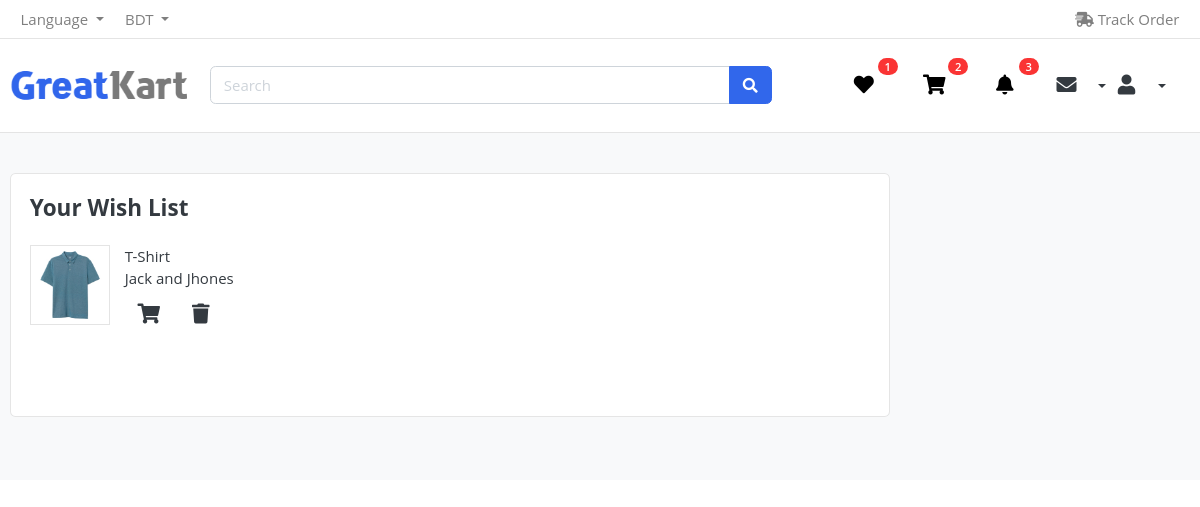
The app's page /cart/view-wish-list/ (signed in), older data.
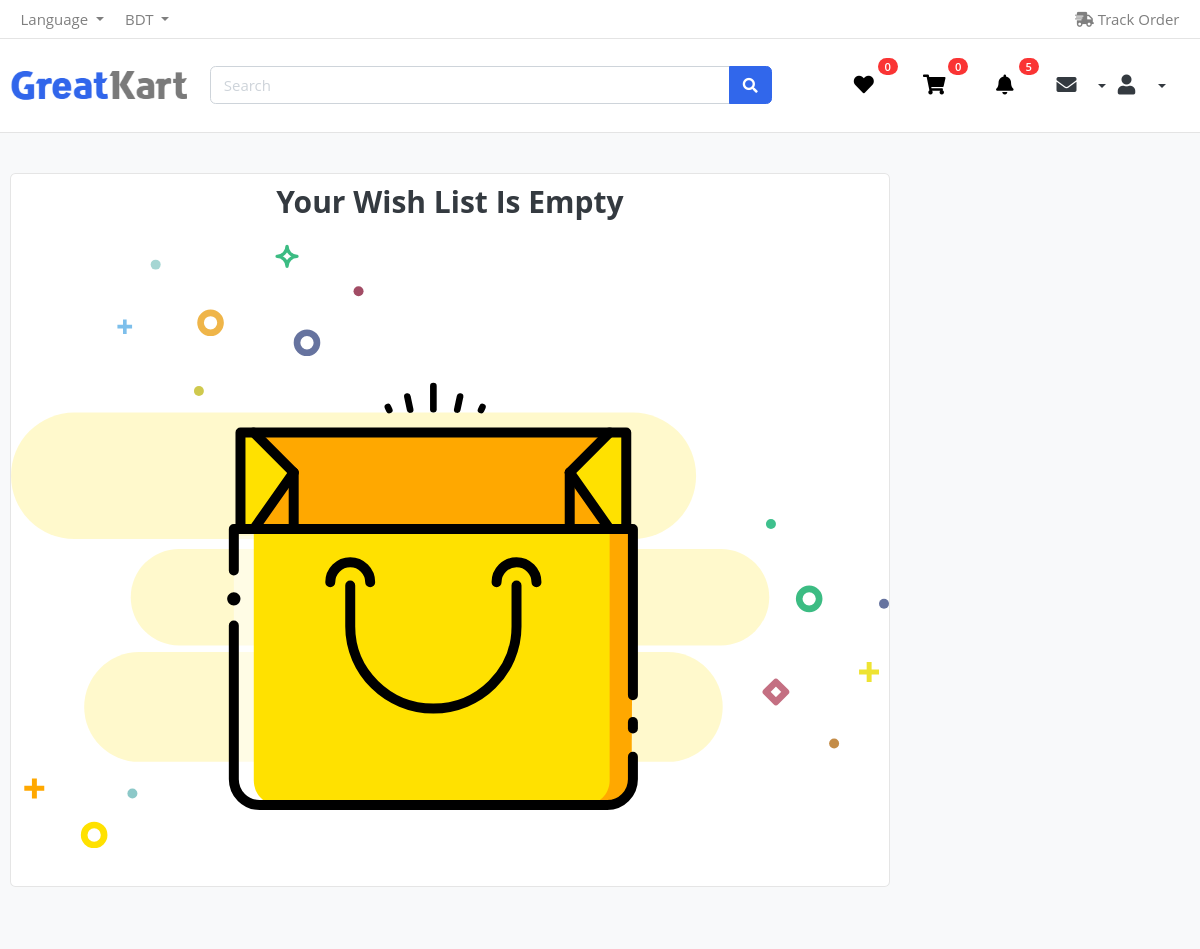
The same page, newer data.
### user_auth/models/user.py (models this page shows, shortened)
class User(AbstractBaseUser, PermissionsMixin):
    ADMIN = 1
    CUSTOMER = 2
    MALE = 1
    FEMALE = 2
    GOOGLE_SIGNUP=1
    GITHUB_SIGNUP=2
    FACEBOOK_SIGNUP=3
    SITE_SIGNUP =4
    ROLE_CHOOSED    =   ((ADMIN, 'admin'),(CUSTOMER, 'customer'),)
    GENDER_CHOOSED  =   ((MALE, 'male'),(FEMALE, 'female'))
    SIGNUP_PLATFORM =   ((GOOGLE_SIGNUP,'Login from Google'),(GITHUB_SIGNUP, 'Login from Github'),(FACEBOOK_SIGNUP,'Login from Facebook'),(SITE_SIGNUP,'Login'),)
    first_name      =   models.CharField(max_length=50, null=True, blank=True)
    last_name       =   models.CharField(max_length=50, null=True, blank=True)
    username        =   models.CharField(max_length=50, unique=True)
    email           =   models.EmailField(max_length=100, unique=True)
    role            =   models.PositiveSmallIntegerField(choices=ROLE_CHOOSED,
                                                                              blank=True, null=True)
    gender_choosed  =   models.PositiveSmallIntegerField(choices=GENDER_CHOOSED,
                                                                              blank=True, null=True)
    sign_up_platform=   models.PositiveSmallIntegerField(choices=SIGNUP_PLATFORM,
                                                                              blank=True, null=True)
    date_joined     =   models.DateTimeField(auto_now_add=True)
    last_login      =   models.DateTimeField(auto_now_add=True)
    created_date    =   models.DateTimeField(auto_now_add=True)
    modify_date     =   models.DateTimeField(auto_now=True)
    is_admin        =   models.BooleanField(default=False)
    is_staff        =   models.BooleanField(default=False)
    is_active       =   models.BooleanField(default=False)
    is_superuser    =   models.BooleanField(default=False)
    USERNAME_FIELD  =   'email'
    objects         =  UserManager()

### cart/models/wish_list.py (models this page shows)
class Wish_List(models.Model):
    user = models.ForeignKey(settings.AUTH_USER_MODEL, on_delete=models.CASCADE, related_name="wish_list", null=True, blank=True)
    products = models.ForeignKey(Products, on_delete=models.CASCADE, null=True, blank=True, related_name='wish_list')
    is_added = models.BooleanField(default=False)
    def __str__(self) -> str:
        return self.products.product_name

### products/models/products_model.py (models this page shows, shortened)
class Products(models.Model):
    in_stock=1
    out_of_stock=2
    free=1
    not_free=2
    available = ((in_stock,'In Stoke') , (out_of_stock,'Out of Stock'))
    shipping_fee= ((free,'Free') , (not_free,'Not Free'))
    product_name = models.CharField(max_length=50)
    product_image = models.ImageField(upload_to='products')
    product_price = models.FloatField()
    product_old_price = models.FloatField()
    product_discription = models.TextField()
    model = models.CharField(max_length=50, blank=True, null=True)
    product_brand = models.ForeignKey(Product_Brand, on_delete=models.CASCADE, related_name='product_prand')
    product_category = models.ForeignKey(Product_Categories, on_delete=models.CASCADE, related_name='category')
    product_delivery_country = models.ManyToManyField(Product_Delivery_Country,  null=True, blank=True)
    product_size = models.ManyToManyField(Product_Size_variant,  null=True, blank=True)
    product_color = models.ManyToManyField(Product_Color_Variant,  null=True, blank=True)
    available_choose = models.PositiveSmallIntegerField(choices=available,blank=True, null=True)
    shipping_fee = models.PositiveSmallIntegerField(choices=shipping_fee,blank=True, null=True)

### product_categories/models/product_brand.py (models this page shows)
class Product_Brand(models.Model):
    brand_name = models.CharField(max_length=30)
    brand_created = models.DateTimeField(auto_now=True)
    brand_updated = models.DateTimeField(auto_now_add=True)
    def __str__(self) -> str:
        return self.brand_name

### cart/views/view_wishlist.py (the view)
# urls.py: path('view-wish-list/', view_wish_list, name="view_wish_list"),
def view_wish_list(request):
    get_wish_list = Wish_List.objects.filter(user=request.user, is_added=True,)
    count_wish_list=get_wish_list.count()
    print("Get wish list", get_wish_list)
    context={
        'get_wish_list':get_wish_list,
        'count_wish_list':count_wish_list,
    }
    return render(request,'cart/wish_list.html',context=context)

### cart/templatetags/cart_tag.py (called while the page is built)
@register.filter
def cart_total(user):
    cart_total_item = Cart_Item.objects.filter(cart__user=user, cart__is_paid=False)
    return cart_total_item.count()

@register.filter
def wish_list_total(user):
    wishlist_total_item = Wish_List.objects.filter(user=user, is_added=True)
    return wishlist_total_item.count()

### chat_notification/context_processor.py (called while the page is built)
def  notification_context_processor(request):
    all_notification = Notification.objects.all()
    return {'all_notification': all_notification}

### product_categories/views/brand_context_processor.py (called while the page is built)
def brands(request):
    brand_name = Product_Brand.objects.all()
    return {'brand_name': brand_name}

### product_categories/views/category_context_processors.py (called while the page is built)
def categories(request):
    category_name = Product_Categories.objects.all()
    return {'category_name' : category_name}

### system_setting/models/contact.py (called while the page is built)
    def __str__(self) -> str:
        return self.country_name

### system_setting/views/contact_and_details.py (called while the page is built)
def contact_and_details(request):
    get_contact = Contact.objects.first()
    get_product = Products.objects.all()[:4]
    print(get_contact)
    return {'get_contact': get_contact, 'get_product':get_product,}

### templates/cart/wish_list.html (shortened to what this page needs)
{% extends 'base/base.html' %}
{% load static %}
{% block headers %}
{% include 'include/main_include_file.html' %}
{% endblock headers %}
{% block body %}
    <section class="section-content padding-y bg">
    <div class="container">
    <div class="row">
        <aside class="col-lg-9">
    <div class="card">
    <table class="table table-borderless table-shopping-cart">
    <thead class="text-muted">
 {% if count_wish_list > 0 %}
    <div class="card-body">
        <h4 class="card-title mb-4">Your Wish List</h4>
        <div class="row">
            {% for items in get_wish_list %}
            <div class="col-md-6">
                <figure class="itemside  mb-4">
                    <div class="aside"><img src="{{items.products.product_image.url}}" class="border img-sm"></div>
                    <figcaption class="info">
                        <p>{{items.products.product_name}}</p>
                         <p>{{items.products.product_brand}} </p>
                         <div class="icon icon-sm "><a href="{% url 'add_to_cart' pk=items.products.pk %}" style="color:#343A40;" ><i class="fa fa-shopping-cart"></i></a></div>
                         <div class="icon icon-sm "><a href="{% url 'delete_wish_list' pk=items.pk %}" style="color:#343A40;" ><i class="fa fa-trash" aria-hidden="true"></i></a></div>
                    </figcaption>
                </figure>
            </div>
            {% endfor %}
        </div>
    </div>
     {% else %}
     <div class="empty-cart">
        <div class="container">
            <div class="row" id="appSummary">
              <div class="col text-center">
                <h2>Your Wish List  Is Empty</h2>
              </div>
            </div>
          </div>
      </div>
    {% endif %}
    </table>
    </div>
    <br>
    </div>
    </div>
    </section>
    </body>
{% endblock body %}

### templates/include/user_loged_header.html (shortened to what this page needs)
{% load static %}
{% load cart_tag %}
<section class="header-main border-bottom">
    <div class="container">
        <div class="row align-items-center">
            <div class="col-lg-2 col-md-3 col-6">
                <a href="{% url 'index' %}" class="brand-wrap">
                    <img class="logo" src="{% static 'images/logo.png' %}">
                </a>
            </div>
            <div class="col-lg-7 col-md-6 col-6">
                <form action="#" class="search">
                    <div class="input-group">
                        <input type="text" class="form-control" style="max-width: 520px;" placeholder="Search">
                        <div class="input-group-append">
                            <button class="btn btn-primary" type="submit"><i class="fa fa-search"></i></button>
                        </div>
                    </div>
                </form>
            </div>
            <div class="col-lg-3 col-md-3 col-6">
                <div class="d-flex justify-content-end align-items-center">
                    <a href="{% url 'view_wish_list' %}" class="widget-header pl-3 ml-2">
                        <div class="icon icon-sm"><i class="fa fa-heart" style="color: black;"></i>
						</div>
                        <span class="badge badge-pill badge-danger notify">{{ request.user|wish_list_total }}</span>
                    </a>
                    <a href="{% url 'cart_view' %}" class="widget-header pl-3 ml-2">
                        <div class="icon icon-sm"><i class="fa fa-shopping-cart" style="color: black;"></i></div>
                        <span class="badge badge-pill badge-danger notify">{{ request.user|cart_total }}</span>
                    </a>
					<div class="dropdown">
						<a href="" class="widget-header pl-3 ml-2" class="btn btn-transparent dropdown-toggle" type="button" id="userDropdown" data-toggle="dropdown" aria-haspopup="true" aria-expanded="false">
							<div class="icon icon-sm"><i class="fa fa-bell" style="color: black;"></i></div>
							<span class="badge badge-pill badge-danger notify">{{all_notification|length}}</span>
						</a>
					</div>
                    <div class="dropdown">
                        <button class="btn btn-transparent dropdown-toggle" type="button" id="messageDropdown" data-toggle="dropdown" aria-haspopup="true" aria-expanded="false">
                            <div class="icon icon-sm"><i class="fa fa-envelope"></i></div>
                        </button>
                    </div>
					<div class="col-lg-3 col-md-3 col-6">
						<div class="d-flex justify-content-end align-items-center">
							<div class="dropdown">
								<button class="btn btn-transparent dropdown-toggle" type="button" id="userDropdown" data-toggle="dropdown" aria-haspopup="true" aria-expanded="false">
									<div class="icon icon-sm"><i class="fa fa-user"></i></div>
								</button>
							</div>
						</div>
					</div>
                </div>
            </div>
        </div>
    </div>
</section>
</body>

Row changes from the older to the newer data that the page shows:
removed Wish_List: products.product_image (picture), products.product_name "T-Shirt", products.product_brand "Jack and Jhones"
changed User: user|wish_list_total "1" → "0"; user|cart_total "2" → "0"
Text that changed along with them:
{{ all_notification|length }}: "3" → "5"
text no longer shown: "Your Wish List"
text now shown: "Your Wish List Is Empty"
